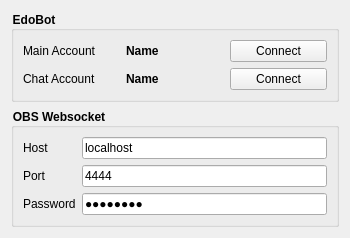
<?xml version="1.0" encoding="UTF-8"?>
<ui version="4.0">
 <class>Settings</class>
 <widget class="QWidget" name="Settings">
  <property name="geometry">
   <rect>
    <x>0</x>
    <y>0</y>
    <width>350</width>
    <height>218</height>
   </rect>
  </property>
  <property name="minimumSize">
   <size>
    <width>350</width>
    <height>0</height>
   </size>
  </property>
  <property name="windowTitle">
   <string>Form</string>
  </property>
  <layout class="QVBoxLayout" name="verticalLayout">
   <item>
    <widget class="QGroupBox" name="edobot_group_box">
     <property name="styleSheet">
      <string notr="true">QGroupBox { font-weight: bold; }</string>
     </property>
     <property name="title">
      <string>EdoBot</string>
     </property>
     <layout class="QVBoxLayout" name="verticalLayout_3">
      <item>
       <layout class="QGridLayout" name="gridLayout">
        <item row="0" column="0">
         <widget class="QLabel" name="host_account_info_label">
          <property name="text">
           <string>Main Account</string>
          </property>
         </widget>
        </item>
        <item row="1" column="1">
         <widget class="QLabel" name="bot_account_label">
          <property name="font">
           <font>
            <weight>75</weight>
            <bold>true</bold>
           </font>
          </property>
          <property name="text">
           <string>Name</string>
          </property>
         </widget>
        </item>
        <item row="1" column="0">
         <widget class="QLabel" name="bot_account_info_label">
          <property name="text">
           <string>Chat Account</string>
          </property>
         </widget>
        </item>
        <item row="0" column="1">
         <widget class="QLabel" name="host_account_label">
          <property name="font">
           <font>
            <weight>75</weight>
            <bold>true</bold>
           </font>
          </property>
          <property name="text">
           <string>Name</string>
          </property>
         </widget>
        </item>
        <item row="0" column="2">
         <widget class="QPushButton" name="host_account_button">
          <property name="text">
           <string>Connect</string>
          </property>
         </widget>
        </item>
        <item row="1" column="2">
         <widget class="QPushButton" name="bot_account_button">
          <property name="text">
           <string>Connect</string>
          </property>
         </widget>
        </item>
       </layout>
      </item>
     </layout>
    </widget>
   </item>
   <item>
    <widget class="QGroupBox" name="obs_websocket_group_box">
     <property name="styleSheet">
      <string notr="true">QGroupBox { font-weight: bold; }</string>
     </property>
     <property name="title">
      <string>OBS Websocket</string>
     </property>
     <layout class="QVBoxLayout" name="verticalLayout_4">
      <item>
       <layout class="QFormLayout" name="obs_websocket_form_layout">
        <item row="1" column="0">
         <widget class="QLabel" name="port_label">
          <property name="text">
           <string>Port</string>
          </property>
         </widget>
        </item>
        <item row="2" column="1">
         <widget class="QLineEdit" name="password_line_edit">
          <property name="text">
           <string>changeme</string>
          </property>
          <property name="echoMode">
           <enum>QLineEdit::Password</enum>
          </property>
         </widget>
        </item>
        <item row="1" column="1">
         <widget class="QLineEdit" name="port_line_edit">
          <property name="inputMethodHints">
           <set>Qt::ImhDigitsOnly</set>
          </property>
          <property name="text">
           <string>4444</string>
          </property>
          <property name="placeholderText">
           <string>4444</string>
          </property>
         </widget>
        </item>
        <item row="2" column="0">
         <widget class="QLabel" name="password_label">
          <property name="text">
           <string>Password</string>
          </property>
         </widget>
        </item>
        <item row="0" column="0">
         <widget class="QLabel" name="host_label">
          <property name="text">
           <string>Host</string>
          </property>
         </widget>
        </item>
        <item row="0" column="1">
         <widget class="QLineEdit" name="host_line_edit">
          <property name="text">
           <string>localhost</string>
          </property>
          <property name="placeholderText">
           <string>localhost</string>
          </property>
         </widget>
        </item>
       </layout>
      </item>
     </layout>
    </widget>
   </item>
  </layout>
 </widget>
 <resources/>
 <connections/>
</ui>
